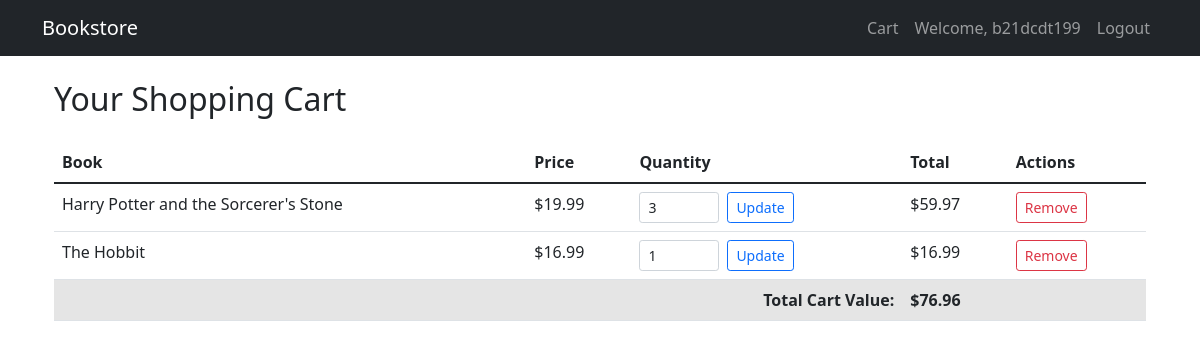
/cart/ (signed in), run on an earlier commit of the app's database.
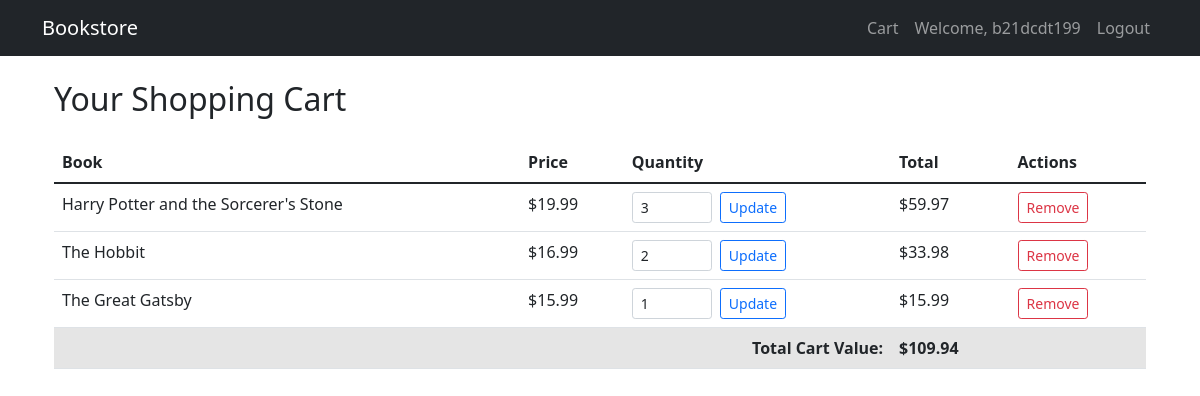
And on a later commit of the database.
### cart/models.py (models this page shows, shortened)
class Cart(models.Model):
    customer = models.ForeignKey(Customer, on_delete=models.CASCADE)
    book = models.ForeignKey(Book, on_delete=models.CASCADE)
    quantity = models.IntegerField(default=1)
    created_at = models.DateTimeField(auto_now_add=True)
    def get_total(self):
        return self.quantity * self.book.price

### book/models.py (models this page shows, shortened)
class Book(models.Model):
    title = models.CharField(max_length=200)
    author = models.CharField(max_length=100)
    description = models.TextField()
    price = models.DecimalField(max_digits=10, decimal_places=2)
    image_url = models.URLField(max_length=10000, null=True, blank=True)

### cart/views.py (the view)
# urls.py: path('', views.view_cart, name='view_cart'),
@login_required
def view_cart(request):
    cart_items = Cart.objects.filter(customer=request.user)
    cart_total = sum(item.get_total() for item in cart_items)
    return render(request, 'cart/cart.html', {
        'cart_items': cart_items,
        'cart_total': cart_total
    })

### cart/templates/cart/cart.html (shortened to what this page needs)
{% extends 'book/base.html' %}
{% block content %}
<div class="container mt-4">
    <h2 class="mb-4">Your Shopping Cart</h2>
    {% if cart_items %}
        <div class="table-responsive">
            <table class="table table-hover">
                <thead class="thead-light">
                    <tr>
                        <th scope="col">Book</th>
                        <th scope="col">Price</th>
                        <th scope="col">Quantity</th>
                        <th scope="col">Total</th>
                        <th scope="col">Actions</th>
                    </tr>
                </thead>
                <tbody>
                    {% for item in cart_items %}
                    <tr>
                        <td>{{ item.book.title }}</td>
                        <td>${{ item.book.price }}</td>
                        <td>
                            <form method="post" action="{% url 'cart:update_quantity' item.id %}" class="d-flex align-items-center">
                                <input type="number" name="quantity" value="{{ item.quantity }}"
                                       min="1" class="form-control form-control-sm" style="width: 80px">
                                <button type="submit" class="btn btn-sm btn-outline-primary ms-2">Update</button>
                            </form>
                        </td>
                        <td>${{ item.get_total }}</td>
                        <td>
                            <form method="post" action="{% url 'cart:remove_from_cart' item.id %}"
                                  onsubmit="return confirm('Are you sure you want to remove this item?');">
                                <button type="submit" class="btn btn-sm btn-outline-danger">Remove</button>
                            </form>
                        </td>
                    </tr>
                    {% endfor %}
                    <tr class="table-active">
                        <td colspan="3" class="text-end"><strong>Total Cart Value:</strong></td>
                        <td><strong>${{ cart_total }}</strong></td>
                        <td></td>
                    </tr>
                </tbody>
            </table>
        </div>
    {% else %}
        <div class="alert alert-info" role="alert">
            Your cart is empty.
        </div>
    {% endif %}
</div>
{% endblock %}

What changed in the data, as far as the page shows it:
changed Cart "The Hobbit": quantity "1" → "2"; get_total "16.99" → "33.98"
added Cart: book "The Great Gatsby", book.price "15.99", quantity "1", get_total "15.99"
Also different on the page:
{{ cart_total }}: "76.96" → "109.94"
